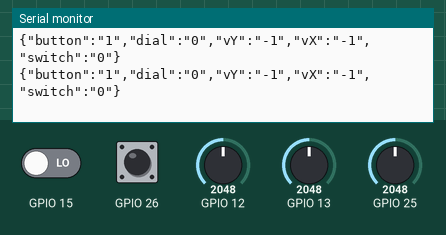
A sketch run on a simulated ESP32. Shown: the last lines printed to the serial monitor. Inputs (shaded band) come from the test bench; at power-on: GPIO 12 = 2048, GPIO 25 = 2048, GPIO 13 = 2048, GPIO 15 LOW, GPIO 26 HIGH.

Above: at 2.2 s.
2.3 s: GPIO 12 set to 2127
At 2.31 s:
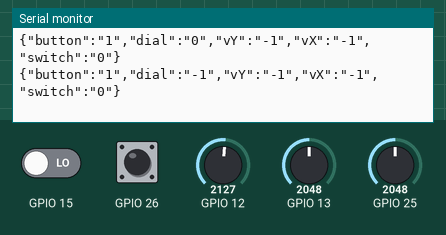
5.3 s: GPIO 25 set to 1946
At 5.36 s:
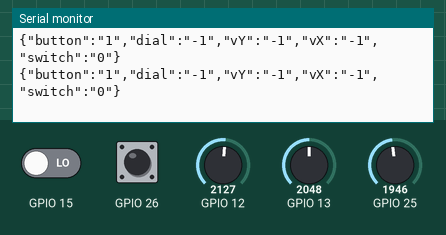
8.3 s: GPIO 25 set to 1877
At 8.41 s:
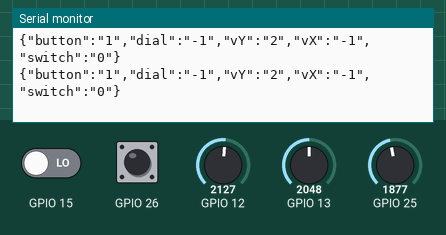
9.8 s: GPIO 13 set to 2120
At 9.84 s:
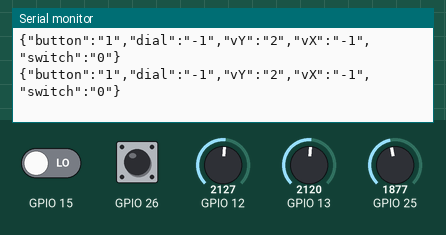
11.3 s: GPIO 13 set to 2220
At 11.34 s:
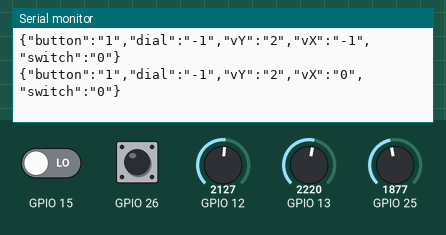

Measured:
- after the input at 2.3 s, the serial monitor: prints a new line at once (image 1)
- after the input at 8.3 s, the serial monitor: prints a new line at once (image 3)
- after the input at 11.3 s, the serial monitor: prints a new line at once (image 5)

The sketch:

space-explorer.ino
```cpp
int buttonValue = 0;
int potValue = 0;
int potLeft = 0;
int potRight = 0;
int outputValue = 0;
int sw = 0;
int xRead = 0;
int xfactorlow = 0;
int xfactorhigh = 0;
int vX = 0;
int yRead = 0;
int yfactorlow = 0;
int yfactorhigh = 0;
int vY = 0;

void setup() {
  // put your setup code here, to run once:
  Serial.begin(9600);
  delay(1000); // give me time to bring up serial monitor
}

void loop() {
  // put your main code here, to run repeatedly:

  // read button value
  pinMode(26, INPUT_PULLUP);
  buttonValue = digitalRead(26);

  // read potentiometer value
  potValue = analogRead(12);
  potLeft = map(potValue, 0, 1900, -10, 1);
  potRight = map(potValue, 2100, 4095, 1, 10);

  if (potValue < 1900) {
    potValue = -1 * potLeft;
  } else if (potValue > 2100) {
    potValue = -1 * potRight;
  } else {
    potValue = 0;
  }

  // read joystick value
  sw = digitalRead(15);

  xRead = analogRead(13);
  yRead = analogRead(25);

  xfactorlow = map(xRead, 0, 1955, -10, -1);
  xfactorhigh = map(xRead, 1975, 4095, 1, 10);
  yfactorlow = map(yRead, 0, 1885, -10, -1);
  yfactorhigh = map(yRead, 1905, 4095, 1, 10);

  if (xRead < 1955) {
    vX = xfactorlow;
  } else if (xRead > 1975) {
    vX = xfactorlow;
  } else {
    vX = 0;
  }

  if (yRead > 1905) {
    vY = -1 * yfactorhigh;
  } else if (yRead < 1885) {
    vY = -1 * yfactorlow;
  } else {
    vY = 0;
  }

  // fix dial error value
  if (potValue == 10) {
    potValue = 0;
  }

  // form a JSON-formatted string:
  String jsonString = "{\"button\":\"";
  jsonString += buttonValue;
  jsonString +="\",\"dial\":\"";
  jsonString += potValue;
  jsonString +="\",\"vY\":\"";
  jsonString += vY;
  jsonString +="\",\"vX\":\"";
  jsonString += vX;
  jsonString +="\",\"switch\":\"";
  jsonString += sw;
  jsonString +="\"}";

  // print it:
  Serial.println(jsonString);

  //delay(500);
}
```
